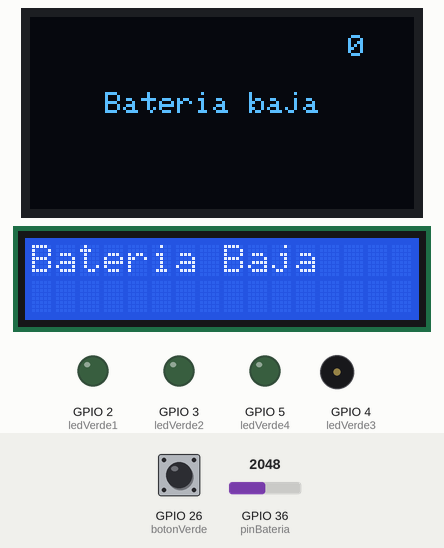
This program was run on a simulated ESP32. Shown: 128×64 one-colour display, 16×2 character LCD, output pins drawn as LEDs (lit = HIGH), buzzer (waves = sounding, pin HIGH). Inputs (shaded band) come from the test bench; at power-on: GPIO 36 (pinBateria) = 2048, GPIO 26 (botonVerde) HIGH.

Above: at 1.2 s.
1.3 s: GPIO 36 (pinBateria) set to 3260
At 3.0 s:
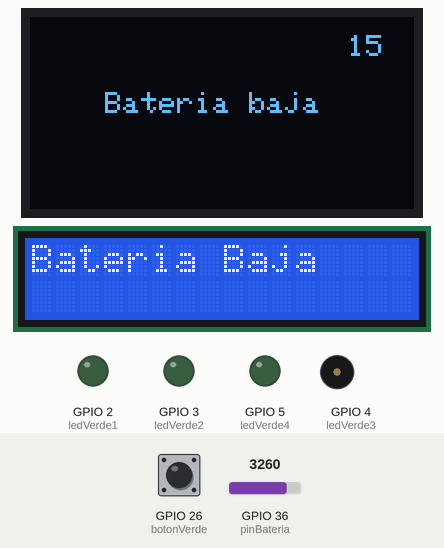
4.0 s: GPIO 36 (pinBateria) set to 3375
At 5.6 s:
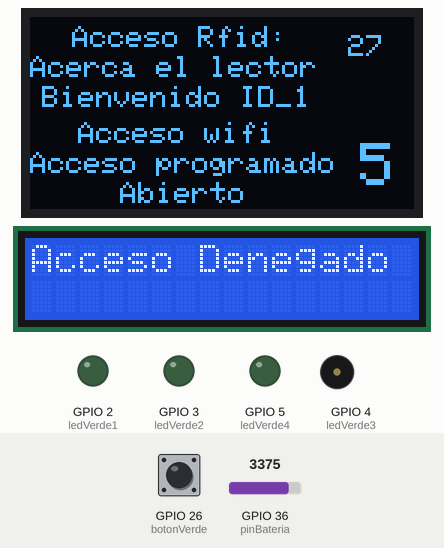
6.7 s: GPIO 36 (pinBateria) set to 2866
At 9.7 s:
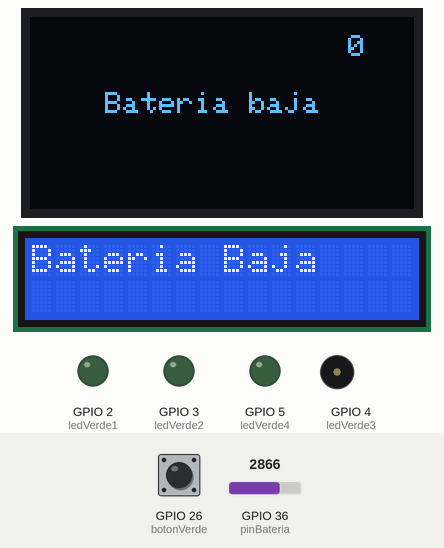
Timing chart, 0 to 11.2 s (numbered marks = the images above; inputs shaded):
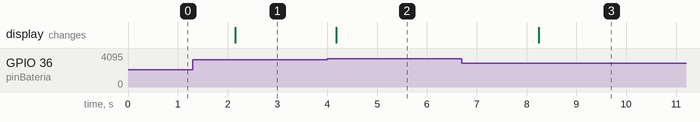

The program:

main.cpp
```cpp
/*#include <WiFi.h>
#include <HTTPClient.h>
#include <LiquidCrystal_I2C.h>
#include <ESP32Servo.h>
#include <PubSubClient.h>  // Incluir la librería para MQTT

LiquidCrystal_I2C lcd(0x27, 16, 2);
HTTPClient http;
Servo servo;

// Datos para la conexión wifi
#define ssid "Wokwi-GUEST"
#define password ""

//Url a la api donde subiremos el uuid
#define apiUrl "https://6532f899-586a-454e-ab9e-1f89e78767e5-00-6ynbn5jm5uy1.picard.replit.dev:3001/register"

// Cluster URL y puerto para MQTT
const char* mqttServer = "283af90fa0c7478691a829d1e7a78995.s1.eu.hivemq.cloud";
const int mqttPort = 8883;

// Pines a utilizar
#define pirPin 2
#define buzzerPin 4
#define btnPin 14
#define ledAllowed 17
#define ledDenied 16
#define servoPin 15

// Pin para el botón que simula la lectura del RFID
#define rfidButtonPin 26

boolean pirState = false;

#include <WiFi.h>
#include <PubSubClient.h>
#include <WiFiClientSecure.h>  // Cliente seguro para conexiones TLS

// Datos de conexión WiFi
const char* ssid = "Wokwi-GUEST";
const char* password = "";

// Datos de conexión MQTT
const char* mqtt_server = "283af90fa0c7478691a829d1e7a78995.s1.eu.hivemq.cloud";  // URL del broker
const int mqtt_port = 8883;  // Puerto TLS para MQTT
const char* mqtt_user = "tu_usuario_mqtt";  // Tu usuario MQTT
const char* mqtt_password = "tu_contraseña_mqtt";  // Tu contraseña MQTT

WiFiClientSecure espClient;  // Cliente seguro para MQTT con TLS
PubSubClient client(espClient);

void setup_wifi() {
  Serial.print("Conectando a ");
  Serial.println(ssid);
  WiFi.begin(ssid, password);

  while (WiFi.status() != WL_CONNECTED) {
    delay(500);
    Serial.print(".");
  }

  Serial.println("WiFi Conectado");
  Serial.print("Direccion IP asignada: ");
  Serial.println(WiFi.localIP());
}

void reconnect() {
  // Intentar reconectar a MQTT
  while (!client.connected()) {
    Serial.print("Intentando conectar al broker MQTT...");

    // Conectarse al broker MQTT con usuario y contraseña
    if (client.connect("ESP32Client", mqtt_user, mqtt_password)) {
      Serial.println("Conectado al broker MQTT");

      // Suscribirse a un tópico si es necesario
      // client.subscribe("tu_topico");
    } else {
      Serial.print("Error de conexión MQTT: ");
      Serial.println(client.state());  // Imprimir el código de error
      delay(5000);
    }
  }
}

void setup() {
  Serial.begin(115200);
  setup_wifi();

  // Configurar el cliente MQTT
  client.setServer(mqtt_server, mqtt_port);

  // Verificar si TLS es válido (puedes desactivarlo si tu broker no usa certificados)
  espClient.setInsecure();  // Si no tienes certificados para validar, desactiva la verificación del certificado
}

void loop() {
  if (!client.connected()) {
    reconnect();
  }
  client.loop();

  // Aquí irían las demás funciones del loop
}


#include <WiFi.h>
#include <PubSubClient.h>
#include <WiFiClientSecure.h>  // Cliente seguro para conexiones TLS

// Datos de conexión WiFi
const char* ssid = "Wokwi-GUEST";
const char* password = "";

// Datos de conexión MQTT
const char* mqtt_server = "283af90fa0c7478691a829d1e7a78995.s1.eu.hivemq.cloud";  // URL del broker
const int mqtt_port = 8883;  // Puerto TLS para MQTT
const char* mqtt_user = "tu_usuario_mqtt";  // Tu usuario MQTT
const char* mqtt_password = "tu_contraseña_mqtt";  // Tu contraseña MQTT

WiFiClientSecure espClient;  // Cliente seguro para MQTT con TLS
PubSubClient client(espClient);

void setup_wifi() {
  Serial.print("Conectando a ");
  Serial.println(ssid);
  WiFi.begin(ssid, password);

  while (WiFi.status() != WL_CONNECTED) {
    delay(500);
    Serial.print(".");
  }

  Serial.println("WiFi Conectado");
  Serial.print("Direccion IP asignada: ");
  Serial.println(WiFi.localIP());
}

void reconnect() {
  // Intentar reconectar a MQTT
  while (!client.connected()) {
    Serial.print("Intentando conectar al broker MQTT...");

    // Conectarse al broker MQTT con usuario y contraseña
    if (client.connect("ESP32Client", mqtt_user, mqtt_password)) {
      Serial.println("Conectado al broker MQTT");

      // Suscribirse a un tópico si es necesario
      // client.subscribe("tu_topico");
    } else {
      Serial.print("Error de conexión MQTT: ");
      Serial.println(client.state());  // Imprimir el código de error
      delay(5000);
    }
  }
}

void setup() {
  Serial.begin(115200);
  setup_wifi();

  // Configurar el cliente MQTT
  client.setServer(mqtt_server, mqtt_port);

  // Verificar si TLS es válido
  espClient.setInsecure();  // Si no tienes certificados para validar, desactiva la verificación del certificado

  Serial.println("Conectando al broker MQTT...");
}

void loop() {
  if (!client.connected()) {
    reconnect();
  }
  client.loop();

  // Aquí irían las demás funciones del loop
}
_________________________________________
// 'bat 0', 25x20px
// 'batería', 25x20px
// 'batería', 25x20px
// 'batería', 25x20px

// Declaración de las imágenes
const unsigned char epd_bitmap_bat_0 [] = {
    0x3f, 0xff, 0xff, 0x00, 0x20, 0x00, 0x00, 0x80, 0x20, 0x00, 0x00, 0x80, 0x20, 0x00, 0x00, 0x80,
    0xe0, 0x00, 0x00, 0x80, 0xa0, 0x00, 0x00, 0x80, 0xa0, 0x00, 0x00, 0x80, 0xa0, 0x00, 0x00, 0x80,
    0xa0, 0x00, 0x00, 0x80, 0xe0, 0x00, 0x00, 0x80, 0x60, 0x00, 0x00, 0x80, 0x20, 0x00, 0x00, 0x80,
    0x20, 0x00, 0x00, 0x80, 0x3f, 0xff, 0xff, 0x80, 0x00, 0x00, 0x00, 0x00, 0x00, 0x00, 0x00, 0x00,
    0x00, 0x00, 0x00, 0x00, 0x00, 0x00, 0x00, 0x00, 0x00, 0x00, 0x00, 0x00, 0x00, 0x00, 0x00, 0x00
};

const unsigned char epd_bitmap_sin_se_al [] = {
    0x00, 0x00, 0x00, 0x00, 0x00, 0x00, 0x00, 0x0f, 0x80, 0x00, 0x10, 0xc0, 0x00, 0x29, 0x40, 0x03,
    0xe6, 0x40, 0x0e, 0xa6, 0x40, 0x1e, 0xa9, 0x40, 0x27, 0xf0, 0xc0, 0x24, 0x9f, 0x00, 0x24, 0x92,
    0x00, 0x3f, 0xfe, 0x00, 0x2c, 0x92, 0x00, 0x24, 0x92, 0x00, 0x27, 0xf4, 0x00, 0x1c, 0xbc, 0x00,
    0x0e, 0xb8, 0x00, 0x07, 0xe0, 0x00, 0x00, 0x00, 0x00
};

// Tu código principal
#include <Wire.h>
#include <Adafruit_GFX.h>
#include <Adafruit_SSD1306.h>

#define ANCHO 128
#define ALTO 64

#define OLED_RESET 4
Adafruit_SSD1306 oled(ANCHO, ALTO, &Wire, OLED_RESET);

int pinBateria = 36;
int nivelBajo = 3102;
int nivelAlto = 4095;

unsigned long previousMillis = 0;
const long interval = 4000; // Intervalo de tiempo en milisegundos

bool bat;

void setup() {
    Serial.begin(9600);
    Wire.begin();
    oled.begin(SSD1306_SWITCHCAPVCC, 0x3C);

    oled.clearDisplay();
}

void loop() {
    int lectura = analogRead(pinBateria);
    int porcentaje_bateria = map(lectura, nivelBajo, nivelAlto, 0, 100);
    porcentaje_bateria = constrain(porcentaje_bateria, 0, 100);

    unsigned long currentMillis = millis();
    oled.clearDisplay();
    if (currentMillis - previousMillis >= interval) {
        previousMillis = currentMillis;
        bat = true;
    }

    if (porcentaje_bateria > 20) {
        if (bat) {
            oled.setTextSize(1);
            oled.setTextColor(WHITE);
            oled.setCursor(106, 6);
            oled.print(porcentaje_bateria);
        }

        // Muestra el % de bateria y otras imágenes
        oled.setTextColor(WHITE);
        oled.setTextSize(1);
        oled.setCursor(4, 23);
        oled.print("Bienvenido ID_1");

        oled.setCursor(30, 55);
        oled.print("Abierto");

        oled.setCursor(0, 45);
        oled.print("Acceso programado");

        oled.setCursor(14, 3);
        oled.print("Acceso Rfid:");

        oled.setCursor(0, 13);
        oled.print("Acerca el lector");

        oled.setTextSize(2);
        oled.setCursor(110, 42);
        oled.print("5");

        oled.setTextSize(1);
        oled.setCursor(16, 35);
        oled.print("Acceso wifi");

        // Dibujar contorno y las imágenes
        oled.drawLine(100, 0, 128, 0, WHITE);
        oled.drawLine(100, 0, 0, 0, WHITE);
        oled.drawLine(100, 63, 0, 63, WHITE);
        oled.drawLine(101, 0, 101, 63, WHITE);
        oled.drawLine(100, 32, 0, 32, WHITE);
        oled.drawLine(100, 63, 128, 63, WHITE);
        oled.drawBitmap(102, 3, epd_bitmap_bat_0, 25, 20, WHITE);
        oled.drawBitmap(107, 20, epd_bitmap_sin_se_al, 20, 20, WHITE);

    } else {
        // Muestra que la batería es baja
        oled.setTextSize(1);
        oled.setTextColor(WHITE);
        oled.setCursor(106, 6);
        oled.print(porcentaje_bateria);

        oled.drawBitmap(107, 20, epd_bitmap_sin_se_al, 20, 20, WHITE);
        oled.drawBitmap(102, 3, epd_bitmap_bat_0, 25, 20, WHITE);
        oled.setTextSize(1);
        oled.setCursor(25, 25);
        oled.print("Bateria baja");
    }
    oled.display();
    Serial.println(lectura);
    delay(2000);
}
*/


#include <Wire.h>                   // librería para bus I2C
#include <Adafruit_GFX.h>           // librería para pantallas gráficas
#include <Adafruit_SSD1306.h>       // librería para controlador SSD1306
#include <LiquidCrystal.h>           // librería para LCD

#define ANCHO 128                   // reemplaza ocurrencia de ANCHO por 128
#define ALTO 64                     // reemplaza ocurrencia de ALTO por 64
#define OLED_RESET 4                // necesario por la librería pero no usado
Adafruit_SSD1306 oled(ANCHO, ALTO, &Wire, OLED_RESET); // crea objeto

// Configuración del LCD
LiquidCrystal lcd(7, 8, 9, 10, 11, 12); // Asumiendo que el LCD está conectado a estos pines

// Pines de los LEDs verdes
const int ledVerde1 = 2;
const int ledVerde2 = 3;
const int ledVerde3 = 4;
const int ledVerde4 = 5;

int pinBateria = 36;
int nivelBajo = 3102;
int nivelAlto = 4095;
int botonVerde = 26;  // Pin donde está conectado el botón verde
int buzzer = 4;       // Pin donde está conectado el buzzer

unsigned long previousMillis = 0;
const long interval = 4000; // Intervalo de tiempo en milisegundos

void setup() {
  Serial.begin(9600);
  Wire.begin();                        // inicializa bus I2C
  oled.begin(SSD1306_SWITCHCAPVCC, 0x3C); // inicializa pantalla con direccion 0x3C
  oled.clearDisplay();                  // limpia pantalla

  pinMode(botonVerde, INPUT_PULLUP);    // Configura el botón verde como entrada

  // Inicializa el LCD
  lcd.begin(16, 2); // Configura el LCD de 16 columnas y 2 filas
  lcd.clear();

  // Configura los pines de los LEDs como salida
  pinMode(ledVerde1, OUTPUT);
  pinMode(ledVerde2, OUTPUT);
  pinMode(ledVerde3, OUTPUT);
  pinMode(ledVerde4, OUTPUT);

  // Configura el buzzer como salida
  pinMode(buzzer, OUTPUT);
}

void loop() {
  int lectura = analogRead(pinBateria);
  int porcentaje_bateria = map(lectura, nivelBajo, nivelAlto, 0, 100);

  porcentaje_bateria = constrain(porcentaje_bateria, 0, 100); // Limita la lectura de 100 a 0

  oled.clearDisplay();

  // Muestra el nivel de batería en el OLED
  oled.setTextSize(1);
  oled.setTextColor(WHITE);
  oled.setCursor(106, 6);
  oled.print(porcentaje_bateria);

  if (porcentaje_bateria > 20) {
    if (digitalRead(botonVerde) == LOW) {  // Si el botón está presionado
      oled.clearDisplay();
      oled.setTextSize(2);
      oled.setCursor(15, 30);
      oled.print("Acceso");
      oled.setCursor(15, 50);
      oled.print("Permitido");

      // Encender los LEDs verdes
      digitalWrite(ledVerde1, HIGH);
      digitalWrite(ledVerde2, HIGH);
      digitalWrite(ledVerde3, HIGH);
      digitalWrite(ledVerde4, HIGH);

      // Hacer sonar el buzzer
      digitalWrite(buzzer, HIGH);
      delay(500); // Suena durante 500 ms
      digitalWrite(buzzer, LOW);

      // Mostrar en el LCD
      lcd.clear();
      lcd.setCursor(0, 0);
      lcd.print("Acceso Permitido");
    } else {
      // Apagar los LEDs verdes
      digitalWrite(ledVerde1, LOW);
      digitalWrite(ledVerde2, LOW);
      digitalWrite(ledVerde3, LOW);
      digitalWrite(ledVerde4, LOW);

      // Contenido de la pantalla normal
      oled.setTextSize(1);
      oled.setCursor(4, 23);
      oled.print("Bienvenido ID_1");
      oled.setCursor(30, 55);
      oled.print("Abierto");
      oled.setCursor(0, 45);
      oled.print("Acceso programado");
      oled.setCursor(14, 3);
      oled.print("Acceso Rfid:");
      oled.setCursor(0, 13);
      oled.print("Acerca el lector");
      oled.setTextSize(2);
      oled.setCursor(110, 42);
      oled.print("5");
      oled.setTextSize(1);
      oled.setCursor(16, 35);
      oled.print("Acceso wifi");

      // Mostrar en el LCD
      lcd.clear();
      lcd.setCursor(0, 0);
      lcd.print("Acceso Denegado");
    }

  } else {
    // Muestra que la batería es baja
    oled.setTextSize(1);
    oled.setCursor(25, 25);
    oled.print("Bateria baja");

    // Apagar los LEDs verdes
    digitalWrite(ledVerde1, LOW);
    digitalWrite(ledVerde2, LOW);
    digitalWrite(ledVerde3, LOW);
    digitalWrite(ledVerde4, LOW);

    // Mostrar en el LCD
    lcd.clear();
    lcd.setCursor(0, 0);
    lcd.print("Bateria Baja");
  }

  oled.display();
  delay(2000);
}
```

Measured:
- the behaviour switches between 3310 and 3311 on GPIO 36 (pinBateria) (found by bisection; images 1 and 2)
- after the input at 1.3 s, the display: changes after 0.85 s (image 1)
- after the input at 4.0 s, the display: changes after 0.18 s (image 2)
- after the input at 6.7 s, the display: changes after 1.5 s (image 3)
